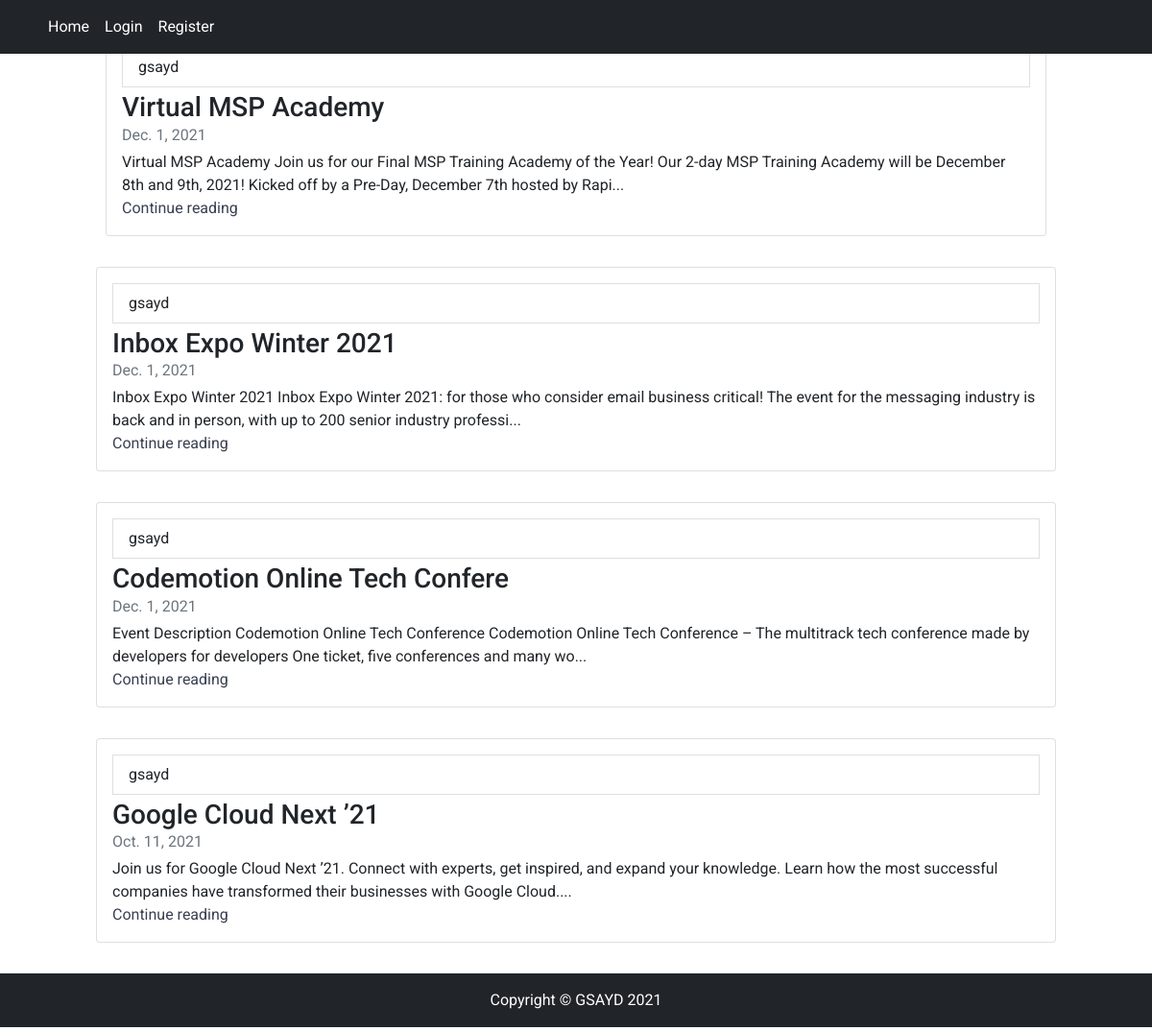
Screenshot of /events/ with the database file from the repository.
### events/models.py (models this page shows, shortened)
class Events(models.Model):
    author = models.ForeignKey(User, on_delete=models.CASCADE)
    title = models.CharField(max_length=150)
    content = models.TextField(max_length=5000)
    date_time= models.DateField(default = timezone.now)

### events/views.py (the view)
# urls.py: path('', PostListView.as_view(), name ="clubs_home"),
class PostListView(ListView):
    model = Events
    template_name = "events/events_home.html"  #<app>/<model> _ <viewtype>.html
    context_object_name = 'event'
    ordering =['-date_time']

### events/templates/events/events_home.html (shortened to what this page needs)
{% extends "base.html" %}
{% load crispy_forms_tags %}
{% block content %}
<div id="carouselExampleCaptions" class="carousel slide" data-bs-ride="carousel">
  <div class="carousel-indicators">
  </div>
  <div class="carousel-inner">
    <div class="carousel-item active">
    </div>
  </div>
  <button class="carousel-control-prev" type="button" data-bs-target="#carouselExampleCaptions" data-bs-slide="prev">
  </button>
  <button class="carousel-control-next" type="button" data-bs-target="#carouselExampleCaptions" data-bs-slide="next">
  </button>
</div>
{% for Events in event %}
<div class = "d-flex justify-content-center my-2">
<div class="col-md-10">
          <div class="card flex-md-row mb-4 box-shadow h-md-250">
            <div class="card-body d-flex flex-column align-items-start">
            <a class="list-group-item list-group-item-action light mb-1" href="{% url 'user_events' Events.author.username %}">{{ Events.author }}</a>
              <h3 class="mb-0">
                <a class="text-dark" href="#">{{ Events.title|slice:30 }}</a>
              </h3>
              <div class="mb-1 text-muted">{{ Events.date_time }}</div>
              <p class="card-text mb-auto">{{ Events.content|slice:200 }}...</p>
            <a href="{% url 'events_detail' Events.id %}">Continue reading</a>
            </div>
               </div>
        </div>
</div>
    </div>
 {% endfor %}
{% endblock content%}

### static/main.css (style rules this page uses)
:root { --primary-color: #3a4052; }
* { box-sizing: border-box; margin: 0px; padding: 0; }
body { font-family: 'Open Sans', sans-serif; line-height: 1.5; }
a { text-decoration: none; color: var(--primary-color); }
body, html { margin:0; padding:0; font-family:yantramanav; }
body { font-size:16px; }
button { border:none; font-size:16px; font-size:1rem; border-radius:20px; border:2px solid #46cE93; background:transparent; color:#fff; cursor:pointer; font-weight:700; margin-right:25px; padding:10px 20px 10px 20px; }

### rows the page displays
Events: author "gsayd", title "Virtual MSP Academy", date_time "Dec. 1, 2021", content "Virtual MSP Academy Join us for our Final MSP Training Academy of the Year! Our 2-day MSP Training Academy will be December 8th and 9th, 2021! Kicked off by a Pre-Day, December 7th hosted by Rapi"
Events: author "gsayd", title "Inbox Expo Winter 2021", date_time "Dec. 1, 2021", content "Inbox Expo Winter 2021 Inbox Expo Winter 2021: for those who consider email business critical! The event for the messaging industry is back and in person, with up to 200 senior industry professi"
Events: author "gsayd", title "Codemotion Online Tech Confere", date_time "Dec. 1, 2021", content "Event Description Codemotion Online Tech Conference Codemotion Online Tech Conference – The multitrack tech conference made by developers for developers One ticket, five conferences and many wo"
Events: author "gsayd", title "Google Cloud Next ’21", date_time "Oct. 11, 2021", content "Join us for Google Cloud Next ’21. Connect with experts, get inspired, and expand your knowledge. Learn how the most successful companies have transformed their businesses with Google Cloud."
